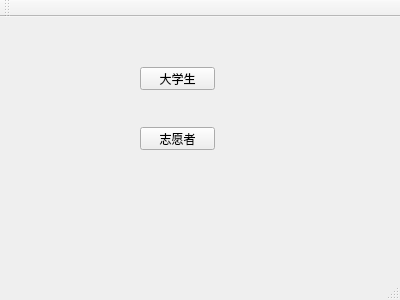
<?xml version="1.0" encoding="UTF-8"?>
<ui version="4.0">
 <class>MainWindow</class>
 <widget class="QMainWindow" name="MainWindow">
  <property name="geometry">
   <rect>
    <x>0</x>
    <y>0</y>
    <width>400</width>
    <height>300</height>
   </rect>
  </property>
  <property name="windowTitle">
   <string>MainWindow</string>
  </property>
  <widget class="QWidget" name="centralWidget">
   <widget class="QPushButton" name="pushButton">
    <property name="geometry">
     <rect>
      <x>140</x>
      <y>50</y>
      <width>75</width>
      <height>23</height>
     </rect>
    </property>
    <property name="text">
     <string>大学生</string>
    </property>
   </widget>
   <widget class="QPushButton" name="pushButton_2">
    <property name="geometry">
     <rect>
      <x>140</x>
      <y>110</y>
      <width>75</width>
      <height>23</height>
     </rect>
    </property>
    <property name="text">
     <string>志愿者</string>
    </property>
   </widget>
  </widget>
  <widget class="QMenuBar" name="menuBar">
   <property name="geometry">
    <rect>
     <x>0</x>
     <y>0</y>
     <width>400</width>
     <height>23</height>
    </rect>
   </property>
  </widget>
  <widget class="QToolBar" name="mainToolBar">
   <attribute name="toolBarArea">
    <enum>TopToolBarArea</enum>
   </attribute>
   <attribute name="toolBarBreak">
    <bool>false</bool>
   </attribute>
  </widget>
  <widget class="QStatusBar" name="statusBar"/>
 </widget>
 <layoutdefault spacing="6" margin="11"/>
 <resources/>
 <connections/>
</ui>
